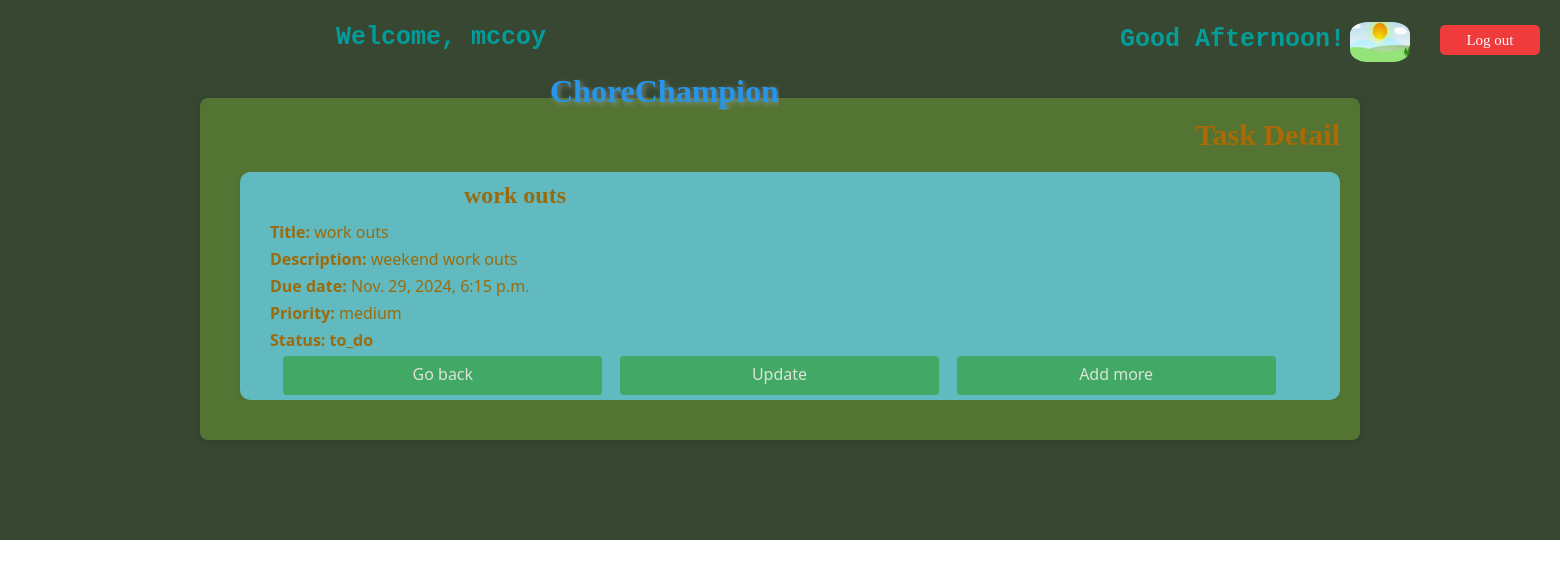
Page /task_detail/1/ (signed in) on the committed database.
### task_app/models.py (models this page shows, shortened)
class Task(models.Model):
    username = models.ForeignKey(User, on_delete=models.CASCADE)
    title = models.CharField(max_length=100 , blank=True, null=True)
    description = models.TextField(blank=True, null=True)
    due_date = models.DateTimeField(default=timezone.now)
    status = models.CharField(max_length=12, choices=StatusChoices.choices, default=StatusChoices.TO_DO)
    priority = models.CharField(max_length=6, choices=PriorityChoices.choices, default=PriorityChoices.LOW)

### task_app/views.py (the view)
# urls.py: path('task_detail/<int:task_id>/', views.task_detail, name='task_detail'),
@login_required
def task_detail(request, task_id):
    task = get_object_or_404(Task, id=task_id)
    current_hour = datetime.now().hour
    if 6 <= current_hour < 12:
        greeting = "Good Morning!"
        time_of_day = 'morning'
    elif 12 <= current_hour < 18:
        greeting = "Good Afternoon!"
        time_of_day = 'day'
    elif 18 <= current_hour < 22:
        greeting = "Good Evening!"
        time_of_day = 'night'
    else:
        greeting = "Good Night!"
        time_of_day = 'Late night'
    if request.user != task.username:
        messages.error(request, "You do not have permission to view that task, try logging in with different details.")
        return redirect("task_app:home")
    context = {
        "task":task,
        "greeting":greeting,
        "time_of_day": time_of_day
    }
    return render(request, 'task-app/task-detail.html', context)

### templates/task-app/task-detail.html (shortened to what this page needs)
{% extends "partials/base.html" %}
{% load static %}
{% block body %}
<body>
<section class="task-background">
    <div class="task-detail-container">
        <h1>Task Detail</h1>
        <form action="{% url 'task_app:task_detail' task.id %}" method="POST">
            <div class="task-card" id="taskCard">
                <h2>{{ task.title }}</h2>
                <p><strong>Title: </strong><span>{{ task.title }}</span></p>
                <p><strong>Description:</strong> <span>{{ task.description}}</span></p>
                <p><strong>Due date:</strong> <span>{{ task.due_date}}</span></p>
                <p><strong>Priority:</strong> <span>{{ task.priority}}</span></p>
                <p><strong>Status:</strong> <span class="priority-label">{{task.status}}</span></p>
                <a href="{% url 'task_app:dashboard' %}">Go back</a>
                <a href="{% url 'task_app:update_task' task.id %}">Update</a>
                <a href="{% url 'task_app:add_task' %}">Add more</a>
            </div>
        </form>
    </div>
</section>
</body>
{% endblock body %}

### templates/partials/base.html (shortened to what this page needs)
{% load static %}
<!DOCTYPE html>
<html lang="en">
<head>
    <link rel="stylesheet" href="{% static 'css/styles.css' %}">
    <link rel="stylesheet" href="{% static 'css/form.css' %}">
    <link rel="stylesheet" href="{% static 'css/table.css' %}">
    <link rel="stylesheet" href="https://cdnjs.cloudflare.com/ajax/libs/font-awesome/5.15.4/css/all.min.css">
</head>
<body>
<header class="auth-container">
    {% if request.user.is_authenticated %}
        <form action="{% url 'authentication:logout' %}" method="POST">
            <button type= "submit" class="btn">Log out</button>
        </form>
        <h3>
            Welcome, {{ request.user }}
        </h3>
    {% else %}
        <a href="{% url 'authentication:login' %}">Log in</a>
    {% endif %}
</header>
<body>
 {% include "./header.html" %}
{% block body %}
{% endblock body %}
</body>
</html>

### static/css/styles.css (style rules this page uses)
* { margin: 0; padding: 0; box-sizing: border-box; font-family: 'Segoe UI', Tahoma, Geneva, Verdana, sans-serif; overflow-y: hidden; }
header { z-index: 999; position: absolute; top: 0; left: 0; width: 100%; display: flex; justify-content: space-between; align-items: center; padding: 13px 80px; transition: 0.5s ease; }
section { padding: 100px 200px; }

### static/css/form.css (style rules this page uses)
* { margin: 0; padding: 0; box-sizing: border-box; font-family: 'Segoe UI', Tahoma, Geneva, Verdana, sans-serif; overflow-x: hidden; overflow-y: scroll; }
h2 { color: #333; text-align: center; margin-bottom: 10px; margin-left: 500px; font-size: 400; }
.task-background { background-color: #374732; background-size: cover; max-width: 100%; margin: -2px 0 0 0; }
.task-detail-container { padding: 20px 20px 40px 20px; background-color: rgba(126, 184, 54, 0.397); border-radius: 8px; box-shadow: 0 2px 10px rgba(0, 0, 0, 0.1); }
.task-card h2 { position: relative; right: 520px; color: #ad6904; font-family: cursive; margin-bottom: 12px; }
.task-detail-container h1 { text-align: right; color: #ad6904; font-family: cursive; font-size: 30px; margin-bottom: 20px; }
.task-card p { color: #ad6904; margin-bottom: 5px; }
.task-card a { display: inline-flex; align-items: center; justify-content: space-evenly; padding: 7px 10px 10px 10px; width: 31%; margin-left: 13.2px; margin-bottom: 5px; background-color: #3db672; border: none; border-radius: 4px; color: white; font-size: 16px; cursor: pointer; text-decoration: none; }
.task-card { padding: 10px 40px 0 30px; border-radius: 10px; box-shadow: 0 4px 8px rgba(0, 0, 0, 0.1); background-color: #64cce4; opacity: 0.8; margin-left: 20px; }
.priority-label { font-weight: bold; }

### static/css/table.css (style rules this page uses)
.auth-container { animation:slideinleft 1s ease-in; }
.auth-container h3 { position: relative; animation:slideinright 1s ease-in; position: relative; font-weight: bold; font-family: monospace; right: 934px; top: 10px; font-size: 25px; color: #039c9c; white-space: 10px; z-index: 999; }
.btn { color: rgb(253, 251, 250); font-family: 'Times New Roman', Times, serif; font-size: 15px; border-radius: 5px; background: rgb(239, 59, 59); width: 100px; height: 30px; border: none; top: 25px; position: absolute; right: 20px; }

### rows in the picture
Task: title "work outs", description "weekend work outs", due_date "Nov. 29, 2024, 6:15 p.m.", priority "medium", status "to_do"

### other values in the picture
{{ request.user }} "mccoy"
{{ greeting }} "Good Afternoon!"
